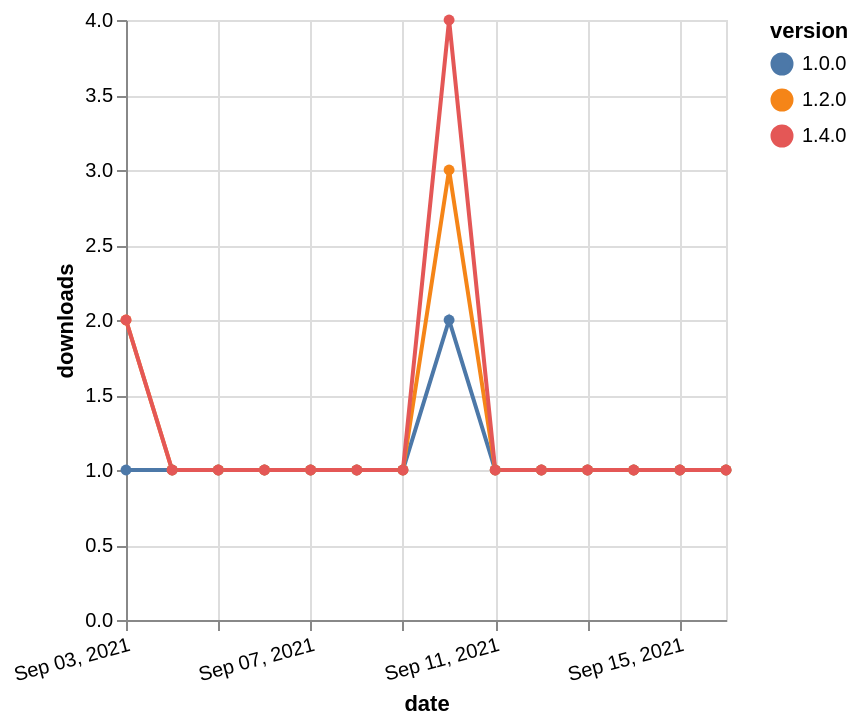

Write a Vega-Lite specification for this figure.
### Vega-Lite specification from a JSON file in a GitHub repository (floating-point values rounded to 4 significant figures)
{"$schema": "https://vega.github.io/schema/vega-lite/v5.json", "description": "A simple bar chart with embedded data.", "data": {"values": [{"date": "2021-09-03", "total": 169, "delta": 1, "version": "1.0.0"}, {"date": "2021-09-04", "total": 170, "delta": 1, "version": "1.0.0"}, {"date": "2021-09-05", "total": 171, "delta": 1, "version": "1.0.0"}, {"date": "2021-09-06", "total": 172, "delta": 1, "version": "1.0.0"}, {"date": "2021-09-07", "total": 173, "delta": 1, "version": "1.0.0"}, {"date": "2021-09-08", "total": 174, "delta": 1, "version": "1.0.0"}, {"date": "2021-09-09", "total": 175, "delta": 1, "version": "1.0.0"}, {"date": "2021-09-10", "total": 177, "delta": 2, "version": "1.0.0"}, {"date": "2021-09-11", "total": 178, "delta": 1, "version": "1.0.0"}, {"date": "2021-09-12", "total": 179, "delta": 1, "version": "1.0.0"}, {"date": "2021-09-13", "total": 180, "delta": 1, "version": "1.0.0"}, {"date": "2021-09-14", "total": 181, "delta": 1, "version": "1.0.0"}, {"date": "2021-09-15", "total": 182, "delta": 1, "version": "1.0.0"}, {"date": "2021-09-16", "total": 183, "delta": 1, "version": "1.0.0"}, {"date": "2021-09-03", "total": 201, "delta": 2, "version": "1.2.0"}, {"date": "2021-09-04", "total": 202, "delta": 1, "version": "1.2.0"}, {"date": "2021-09-05", "total": 203, "delta": 1, "version": "1.2.0"}, {"date": "2021-09-06", "total": 204, "delta": 1, "version": "1.2.0"}, {"date": "2021-09-07", "total": 205, "delta": 1, "version": "1.2.0"}, {"date": "2021-09-08", "total": 206, "delta": 1, "version": "1.2.0"}, {"date": "2021-09-09", "total": 207, "delta": 1, "version": "1.2.0"}, {"date": "2021-09-10", "total": 210, "delta": 3, "version": "1.2.0"}, {"date": "2021-09-11", "total": 211, "delta": 1, "version": "1.2.0"}, {"date": "2021-09-12", "total": 212, "delta": 1, "version": "1.2.0"}, {"date": "2021-09-13", "total": 213, "delta": 1, "version": "1.2.0"}, {"date": "2021-09-14", "total": 214, "delta": 1, "version": "1.2.0"}, {"date": "2021-09-15", "total": 215, "delta": 1, "version": "1.2.0"}, {"date": "2021-09-16", "total": 216, "delta": 1, "version": "1.2.0"}, {"date": "2021-09-03", "total": 121, "delta": 2, "version": "1.4.0"}, {"date": "2021-09-04", "total": 122, "delta": 1, "version": "1.4.0"}, {"date": "2021-09-05", "total": 123, "delta": 1, "version": "1.4.0"}, {"date": "2021-09-06", "total": 124, "delta": 1, "version": "1.4.0"}, {"date": "2021-09-07", "total": 125, "delta": 1, "version": "1.4.0"}, {"date": "2021-09-08", "total": 126, "delta": 1, "version": "1.4.0"}, {"date": "2021-09-09", "total": 127, "delta": 1, "version": "1.4.0"}, {"date": "2021-09-10", "total": 131, "delta": 4, "version": "1.4.0"}, {"date": "2021-09-11", "total": 132, "delta": 1, "version": "1.4.0"}, {"date": "2021-09-12", "total": 133, "delta": 1, "version": "1.4.0"}, {"date": "2021-09-13", "total": 134, "delta": 1, "version": "1.4.0"}, {"date": "2021-09-14", "total": 135, "delta": 1, "version": "1.4.0"}, {"date": "2021-09-15", "total": 136, "delta": 1, "version": "1.4.0"}, {"date": "2021-09-16", "total": 137, "delta": 1, "version": "1.4.0"}]}, "width": "container", "mark": {"type": "line", "point": {"filled": true}}, "encoding": {"x": {"field": "date", "type": "temporal", "timeUnit": "yearmonthdate", "title": "date", "axis": {"labelAngle": -15}}, "y": {"field": "delta", "type": "quantitative", "title": "downloads"}, "color": {"field": "version", "type": "nominal"}, "tooltip": {"field": "delta"}}}
